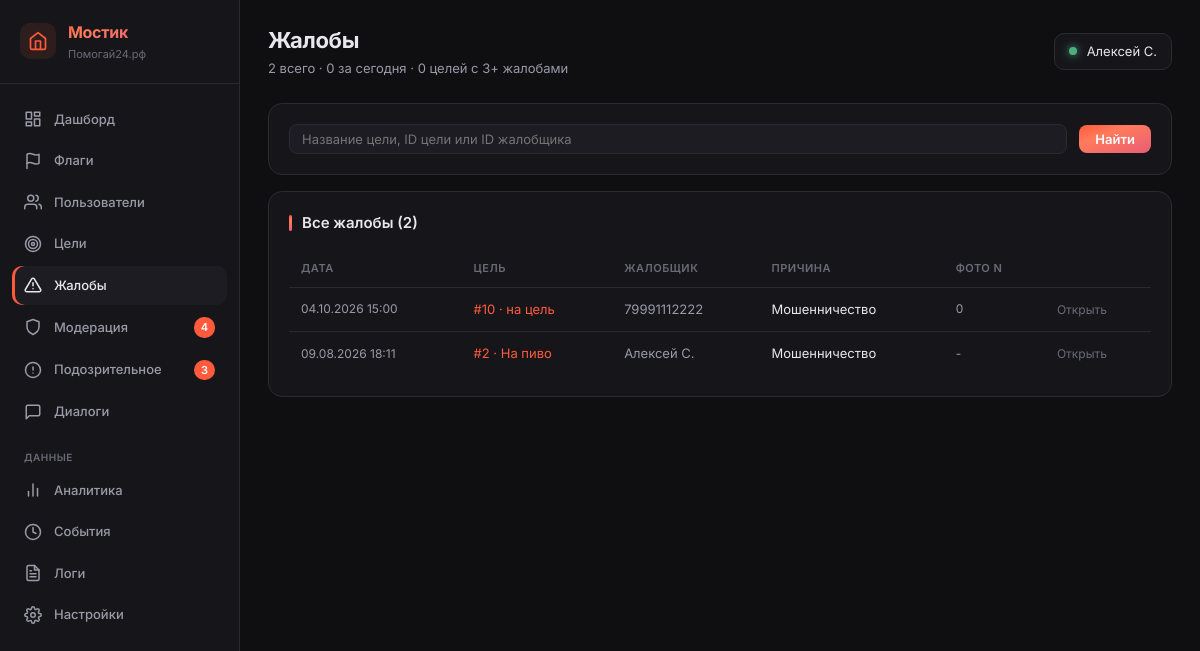
Page /_metrics/reports (signed in) on the committed database.
### tables this page shows
CREATE TABLE users (
            id INTEGER PRIMARY KEY AUTOINCREMENT,
            phone TEXT UNIQUE NOT NULL,
            password_hash TEXT NOT NULL,
            email TEXT NULL,
            name TEXT NULL,
            avatar_url TEXT NULL,
            max_id TEXT NULL,
            vk_id TEXT NULL,
            fcm_token TEXT NULL,
            onboarding_passed INTEGER DEFAULT 0,
            rating REAL DEFAULT 0.0,
            rating_level TEXT DEFAULT 'novice',
            confirmations_total INTEGER DEFAULT 0,
            confirmations_approved INTEGER DEFAULT 0,
            confirmations_ignored INTEGER DEFAULT 0,
            donation_streak INTEGER DEFAULT 0,
            goals_helped_close INTEGER DEFAULT 0,
            total_helped_amount REAL DEFAULT 0.00,
            priority_days INTEGER DEFAULT 0,
            circles_of_care INTEGER DEFAULT 0,
            interest_weights TEXT DEFAULT NULL,
            eternal_donation_config TEXT DEFAULT NULL,
            yellow_card_until TEXT NULL,
            is_banned INTEGER DEFAULT 0,
            created_at TEXT DEFAULT (datetime('now'))
        , xp INTEGER DEFAULT 0, xp_level TEXT DEFAULT 'novice', streak_days INTEGER DEFAULT 0, last_action_date TEXT, ip_registered TEXT, author_badge TEXT, trust_score INTEGER DEFAULT 50, trust_level TEXT DEFAULT 'guest', is_admin INTEGER DEFAULT 0, profile_completed INTEGER DEFAULT 0, identity_verified INTEGER DEFAULT 0, city TEXT, region_code TEXT, region_name TEXT, birth_date TEXT, onboarding_step INTEGER DEFAULT 0, identity_verified_at TEXT, identity_doc_path TEXT, identity_selfie_path TEXT);

CREATE TABLE reports (
            id INTEGER PRIMARY KEY AUTOINCREMENT,
            goal_id INTEGER NOT NULL,
            reporter_id INTEGER NOT NULL,
            reason TEXT NULL,
            created_at TEXT DEFAULT (datetime('now')), photo_index INTEGER DEFAULT NULL,
            FOREIGN KEY (goal_id) REFERENCES goals(id),
            FOREIGN KEY (reporter_id) REFERENCES users(id)
        );

CREATE TABLE "goals" (
        id INTEGER PRIMARY KEY AUTOINCREMENT,
        user_id INTEGER NOT NULL,
        type TEXT NOT NULL CHECK(type IN ('super_blitz','blitz','serious','urgent','group')),
        title TEXT NOT NULL,
        description TEXT NULL,
        photo_url TEXT NULL,
        amount_goal REAL NOT NULL,
        amount_collected REAL DEFAULT 0.00,
        ends_at TEXT NULL,
        status TEXT DEFAULT 'draft' CHECK(status IN ('draft','active','frozen','completed','failed','lightning_failed','hidden')),
        trial_ends_at TEXT NULL,
        subscription_active_until TEXT NULL,
        last_boosted_at TEXT NULL,
        is_lightning INTEGER DEFAULT 0,
        lightning_started_at TEXT NULL,
        moderation_status TEXT DEFAULT 'pending',
        completion_type TEXT DEFAULT 'organic',
        is_seed INTEGER DEFAULT 0,
        views_count INTEGER DEFAULT 0,
        views_24h INTEGER DEFAULT 0,
        donations_count INTEGER DEFAULT 0,
        donations_24h INTEGER DEFAULT 0,
        created_at TEXT DEFAULT (datetime('now')), photos TEXT, moderation_comment TEXT, moderated_at TEXT, moderated_by INTEGER, resubmission_count INTEGER DEFAULT 0, is_resubmission INTEGER DEFAULT 0, rejection_categories TEXT, hidden_by_ban INTEGER DEFAULT 0,
        FOREIGN KEY (user_id) REFERENCES users(id)
    );

### main.py (the view)
@app.route('/_metrics/reports')
@admin_required
def metrics_reports():
    user = get_current_user()
    db = get_db()
    search = request.args.get('search', '').strip()
    query = """
        SELECT r.*,
            g.title as goal_title,
            g.status as goal_status,
            g.user_id as goal_author_id,
            COALESCE(NULLIF(au.name, ''), au.phone) as goal_author_name,
            COALESCE(NULLIF(ru.name, ''), ru.phone) as reporter_name,
            ru.id as reporter_user_id
        FROM reports r
        JOIN goals g ON r.goal_id = g.id
        JOIN users au ON g.user_id = au.id
        LEFT JOIN users ru ON r.reporter_id = ru.id
        WHERE 1=1
    """
    params = []
    if search:
        query += " AND (g.title LIKE ? OR CAST(r.goal_id AS TEXT) = ? OR CAST(r.reporter_id AS TEXT) = ?)"
        params.extend([f'%{search}%', search, search])
    query += " ORDER BY r.id DESC LIMIT 200"
    reports = db.execute(query, params).fetchall()
    goal_reports = {}
    for r in reports:
        gid = r['goal_id']
        if gid not in goal_reports:
            goal_reports[gid] = {
                'goal_id': gid,
                'goal_title': r['goal_title'],
                'goal_status': r['goal_status'],
                'goal_author_name': r['goal_author_name'],
                'goal_author_id': r['goal_author_id'],
                'count': 0
            }
        goal_reports[gid]['count'] += 1
    counts_total = len(reports)
    counts_today = db.execute("SELECT COUNT(*) FROM reports WHERE date(created_at) = date('now')").fetchone()[0]
    counts_goals_with_3 = db.execute("""
        SELECT COUNT(*) FROM (
            SELECT goal_id FROM reports GROUP BY goal_id HAVING COUNT(*) >= 3
        )
    """).fetchone()[0]
    counts = get_sidebar_counts(db)
    return render_template('_metrics/reports.html',
        user=user,
        active='reports',
        counts=counts,
        reports=reports,
        goal_reports=list(goal_reports.values()),
        search=search,
        counts_total=counts_total,
        counts_today=counts_today,
        counts_goals_with_3=counts_goals_with_3,
    )

### templates/_metrics/reports.html (shortened to what this page needs)
{% extends "_metrics/base.html" %}
{% block page_title %}Жалобы{% endblock %}
{% block page_subtitle %}{{ counts_total }} всего · {{ counts_today }} за сегодня · {{ counts_goals_with_3 }} целей с 3+ жалобами{% endblock %}
{% block content %}
<div class="m-section" style="margin-bottom: 16px;">
    <form method="GET" style="display: flex; gap: 12px; align-items: center; flex-wrap: wrap;">
        <input type="text" name="search" value="{{ search }}" placeholder="Название цели, ID цели или ID жалобщика"
               style="padding: 6px 12px; background: var(--m-bg-3); border: 1px solid var(--m-border); border-radius: 8px; color: var(--m-text); font-size: 13px; font-family: inherit; flex: 1; min-width: 200px;">
        <button type="submit" style="padding: 6px 16px; background: var(--m-gradient); border: none; border-radius: 8px; color: white; font-size: 13px; font-weight: 600; font-family: inherit; cursor: pointer;">Найти</button>
    </form>
</div>
<div class="m-section">
    <div class="m-section-title">Все жалобы ({{ counts_total }})</div>
    {% if reports %}
    <table class="m-table">
        <thead>
            <tr>
                <th>Дата</th>
                <th>Цель</th>
                <th>Жалобщик</th>
                <th>Причина</th>
                <th>Фото N</th>
                <th></th>
            </tr>
        </thead>
        <tbody>
            {% for r in reports %}
            <tr>
                <td class="muted" style="white-space: nowrap;">{{ r.created_at | date_ru }}</td>
                <td>
                    <a href="/_metrics/goals/{{ r.goal_id }}" style="color: var(--m-sunset-1); text-decoration: none;">
                        #{{ r.goal_id }} · {{ r.goal_title[:40] }}{% if r.goal_title|length > 40 %}...{% endif %}
                    </a>
                </td>
                <td>
                    {% if r.reporter_user_id %}
                        <a href="/_metrics/users/{{ r.reporter_user_id }}" style="color: var(--m-text-2); text-decoration: none;">{{ r.reporter_name }}</a>
                    {% else %}
                        <span class="muted">-</span>
                    {% endif %}
                </td>
                <td>{{ r.reason or '-' }}</td>
                <td class="muted">{{ r.photo_index if r.photo_index is not none else '-' }}</td>
                <td>
                    <a href="/_metrics/goals/{{ r.goal_id }}" style="color: var(--m-text-3); text-decoration: none; font-size: 12px;">Открыть</a>
                </td>
            </tr>
            {% endfor %}
        </tbody>
    </table>
    {% else %}
    <div class="m-empty">Жалоб пока нет.</div>
    {% endif %}
</div>
{% endblock %}

### templates/_metrics/base.html (shortened to what this page needs)
<!DOCTYPE html>
<html lang="ru">
<head>
    <link rel="stylesheet" href="/static/_metrics.css?v=3">
</head>
<body>
    <div class="m-layout">
        <aside class="m-sidebar">
            <div class="m-brand">
                <a href="/profile" class="m-brand-icon-link" title="Мой профиль">
                    <svg viewBox="0 0 24 24" fill="none" stroke="currentColor" stroke-width="2" stroke-linecap="round" stroke-linejoin="round">
                        <path d="M3 9l9-7 9 7v11a2 2 0 0 1-2 2H5a2 2 0 0 1-2-2z"></path>
                        <polyline points="9 22 9 12 15 12 15 22"></polyline>
                    </svg>
                </a>
                <div>
                    <div class="m-brand-title">Мостик</div>
                    <div class="m-brand-sub">Помогай24.рф</div>
                </div>
            </div>
            <nav class="m-nav">
                <a href="/_metrics" class="m-nav-item {% if active == 'dashboard' %}active{% endif %}">
                    <svg viewBox="0 0 24 24" fill="none" stroke="currentColor" stroke-linecap="round" stroke-linejoin="round"><rect x="3" y="3" width="7" height="9"/><rect x="14" y="3" width="7" height="5"/><rect x="14" y="12" width="7" height="9"/><rect x="3" y="16" width="7" height="5"/></svg>
                    Дашборд
                </a>
                <a href="/_metrics/flags" class="m-nav-item {% if active == 'flags' %}active{% endif %}">
                    <svg viewBox="0 0 24 24" fill="none" stroke="currentColor" stroke-linecap="round" stroke-linejoin="round"><path d="M4 15s1-1 4-1 5 2 8 2 4-1 4-1V3s-1 1-4 1-5-2-8-2-4 1-4 1z"/><line x1="4" y1="22" x2="4" y2="15"/></svg>
                    Флаги
                </a>
                <a href="/_metrics/users" class="m-nav-item {% if active == 'users' %}active{% endif %}">
                    <svg viewBox="0 0 24 24" fill="none" stroke="currentColor" stroke-linecap="round" stroke-linejoin="round"><path d="M17 21v-2a4 4 0 0 0-4-4H5a4 4 0 0 0-4 4v2"/><circle cx="9" cy="7" r="4"/><path d="M23 21v-2a4 4 0 0 0-3-3.87"/><path d="M16 3.13a4 4 0 0 1 0 7.75"/></svg>
                    Пользователи
                </a>
                <a href="/_metrics/goals" class="m-nav-item {% if active == 'goals' %}active{% endif %}">
                    <svg viewBox="0 0 24 24" fill="none" stroke="currentColor" stroke-linecap="round" stroke-linejoin="round"><circle cx="12" cy="12" r="10"/><circle cx="12" cy="12" r="6"/><circle cx="12" cy="12" r="2"/></svg>
                    Цели
                </a>
                <a href="/_metrics/reports" class="m-nav-item {% if active == 'reports' %}active{% endif %}">
                    <svg viewBox="0 0 24 24" fill="none" stroke="currentColor" stroke-linecap="round" stroke-linejoin="round"><path d="M10.29 3.86L1.82 18a2 2 0 0 0 1.71 3h16.94a2 2 0 0 0 1.71-3L13.71 3.86a2 2 0 0 0-3.42 0z"/><line x1="12" y1="9" x2="12" y2="13"/><line x1="12" y1="17" x2="12.01" y2="17"/></svg>
                    Жалобы
                </a>
                <a href="/_metrics/moderation" class="m-nav-item {% if active == 'moderation' %}active{% endif %}">
                    <svg viewBox="0 0 24 24" fill="none" stroke="currentColor" stroke-linecap="round" stroke-linejoin="round"><path d="M12 22s8-4 8-10V5l-8-3-8 3v7c0 6 8 10 8 10z"/></svg>
                    Модерация
                    {% if counts and counts.moderation %}<span class="m-nav-badge">{{ counts.moderation }}</span>{% endif %}
                </a>
                <a href="/_metrics/suspicious" class="m-nav-item {% if active == 'suspicious' %}active{% endif %}">
                    <svg viewBox="0 0 24 24" fill="none" stroke="currentColor" stroke-linecap="round" stroke-linejoin="round"><circle cx="12" cy="12" r="10"/><line x1="12" y1="8" x2="12" y2="12"/><line x1="12" y1="16" x2="12.01" y2="16"/></svg>
                    Подозрительное
                    {% if counts and counts.suspicious %}<span class="m-nav-badge">{{ counts.suspicious }}</span>{% endif %}
                </a>
                <a href="/_metrics/dialogs" class="m-nav-item {% if active == 'dialogs' %}active{% endif %}">
                    <svg viewBox="0 0 24 24" fill="none" stroke="currentColor" stroke-linecap="round" stroke-linejoin="round"><path d="M21 15a2 2 0 0 1-2 2H7l-4 4V5a2 2 0 0 1 2-2h14a2 2 0 0 1 2 2z"/></svg>
                    Диалоги
                </a>
                <div class="m-nav-section">Данные</div>
                <a href="/_metrics/analytics" class="m-nav-item {% if active == 'analytics' %}active{% endif %}">
                    <svg viewBox="0 0 24 24" fill="none" stroke="currentColor" stroke-linecap="round" stroke-linejoin="round"><line x1="18" y1="20" x2="18" y2="10"/><line x1="12" y1="20" x2="12" y2="4"/><line x1="6" y1="20" x2="6" y2="14"/></svg>
                    Аналитика
                </a>
                <a href="/_metrics/events" class="m-nav-item {% if active == 'events' %}active{% endif %}">
                    <svg viewBox="0 0 24 24" fill="none" stroke="currentColor" stroke-linecap="round" stroke-linejoin="round"><circle cx="12" cy="12" r="10"/><polyline points="12 6 12 12 16 14"/></svg>
                    События
                </a>
                <a href="/_metrics/logs" class="m-nav-item {% if active == 'logs' %}active{% endif %}">
                    Логи
                </a>
                <a href="/_metrics/settings" class="m-nav-item {% if active == 'settings' %}active{% endif %}">
                    Настройки
                </a>
            </nav>
        </aside>
        <main class="m-content">
            <header class="m-header">
                <div>
                    <div class="m-title">{% block page_title %}Мостик{% endblock %}</div>
                    <div class="m-subtitle">{% block page_subtitle %}{% endblock %}</div>
                </div>
                <div class="m-user">
                    <span class="m-user-dot"></span>
                    {{ user.name or user.phone }}
                </div>
            </header>
            {% block content %}{% endblock %}
        </main>
    </div>
</body>
</html>

### rows in the picture
users: name "Алексей С."
reports: created_at "04.10.2026 15:00", goal_id "10", title "на цель", reporter_name "79991112222", reason "Мошенничество", photo_index "0"
reports: created_at "09.08.2026 18:11", goal_id "2", title "На пиво", reporter_name "Алексей С.", reason "Мошенничество", photo_index "-"

### other values in the picture
{{ counts.moderation }} "4"
{{ counts.suspicious }} "3"
{{ counts_total }} "2"
{{ counts_today }} "0"
{{ counts_goals_with_3 }} "0"
